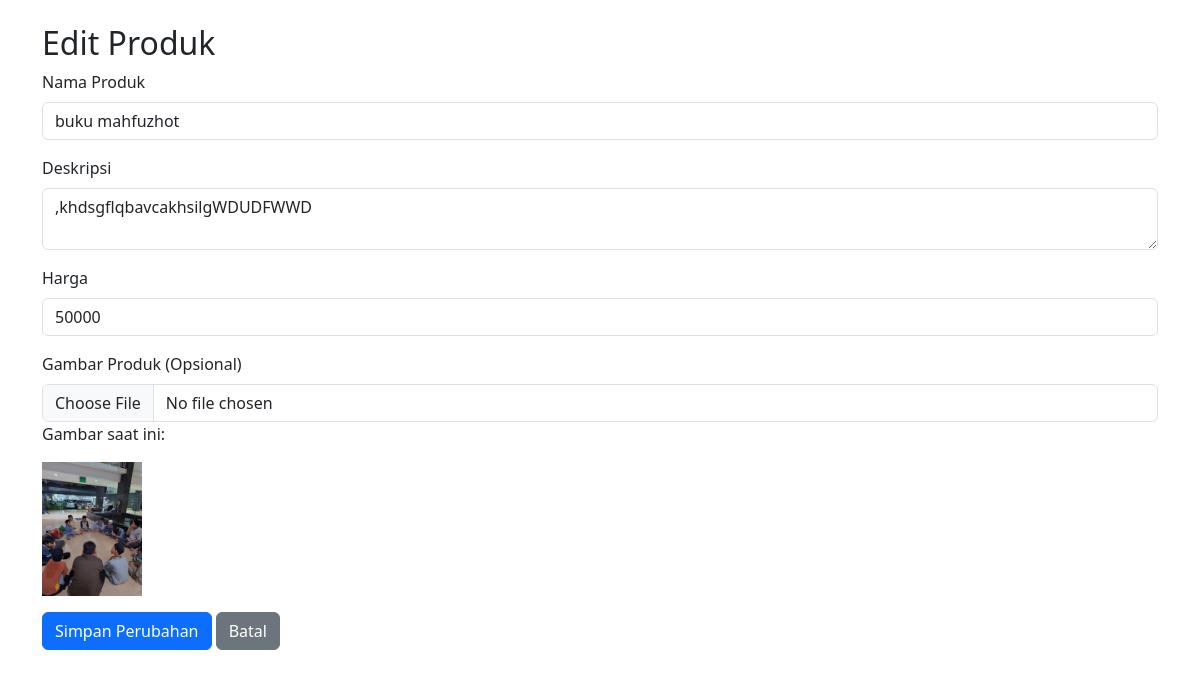
/admin/edit_product.php?id=3 (signed in), run on the app's committed database.
### tables this page shows
CREATE TABLE `produk` (
  `id` int(11) NOT NULL,
  `nama_produk` varchar(255) NOT NULL,
  `deskripsi` text NOT NULL,
  `harga` int(11) NOT NULL,
  `gambar` varchar(255) NOT NULL
);

### admin/edit_product.php (the view, shortened to what this page needs)
<?php
include '../includes/config.php';
if (isset($_GET['id'])) {
    $id = $_GET['id'];
    $sql = "SELECT * FROM produk WHERE id = ?";
    $stmt = $conn->prepare($sql);
    $stmt->bind_param("i", $id);
    $stmt->execute();
    $result = $stmt->get_result();
    $produk = $result->fetch_assoc();
} else {
    echo "<script>alert('ID produk tidak valid!'); window.location.href='products.php';</script>";
    exit();
}
?>
<!DOCTYPE html>
<html lang="id">
<head>
    <link href="https://cdn.jsdelivr.net/npm/bootstrap@5.3.0/dist/css/bootstrap.min.css" rel="stylesheet">
</head>
<body>
<div class="container">
    <h2 class="mt-4">Edit Produk</h2>
    <form action="edit_product.php?id=<?php echo $id; ?>" method="post" enctype="multipart/form-data">
        <div class="mb-3">
            <label class="form-label">Nama Produk</label>
            <input type="text" name="nama_produk" class="form-control" value="<?php echo htmlspecialchars($produk['nama_produk']); ?>" required>
        </div>
        <div class="mb-3">
            <label class="form-label">Deskripsi</label>
            <textarea name="deskripsi" class="form-control" required><?php echo htmlspecialchars($produk['deskripsi']); ?></textarea>
        </div>
        <div class="mb-3">
            <label class="form-label">Harga</label>
            <input type="number" name="harga" class="form-control" value="<?php echo $produk['harga']; ?>" required>
        </div>
        <div class="mb-3">
            <label class="form-label">Gambar Produk (Opsional)</label>
            <input type="file" name="gambar" class="form-control">
            <?php if (!empty($produk['gambar'])): ?>
                <p>Gambar saat ini:</p>
                <img src="../uploads/<?php echo $produk['gambar']; ?>" width="100">
            <?php endif; ?>
        </div>
        <button type="submit" class="btn btn-primary">Simpan Perubahan</button>
        <a href="products.php" class="btn btn-secondary">Batal</a>
    </form>
</div>
</body>
</html>

### data on the page
produk: nama_produk "buku mahfuzhot", deskripsi ",khdsgflqbavcakhsilgWDUDFWWD", harga "50000", gambar (picture)
